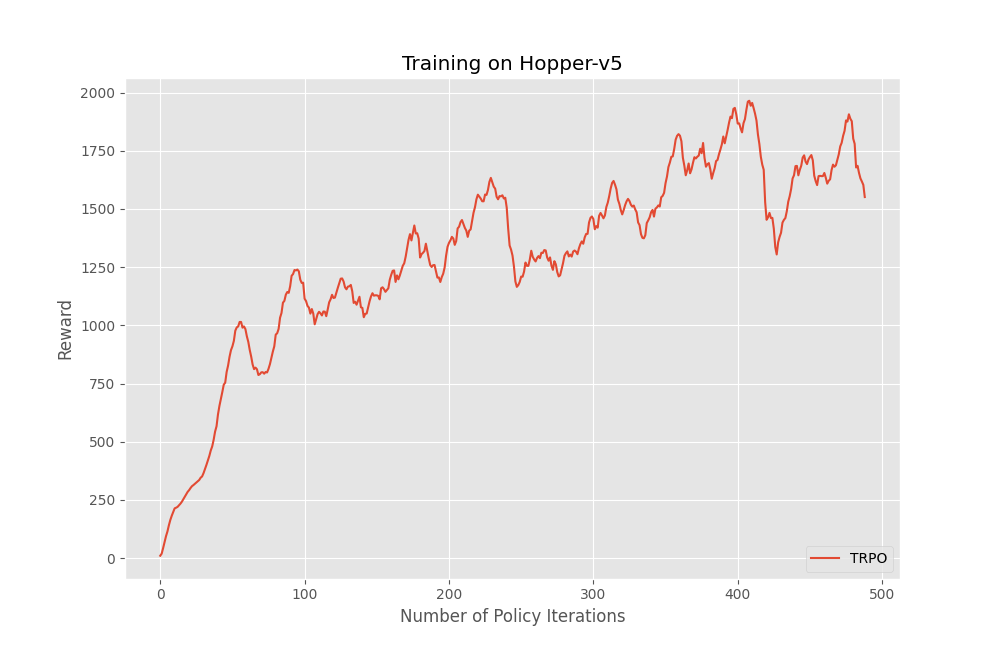

Write Python code to recreate this figure.
import os
import time
import json
import torch
import argparse
import numpy as np
import gymnasium as gym
from tqdm import trange
from datetime import datetime
from collections import deque

import matplotlib.pyplot as plt
from torch.nn import functional as F
from torch.optim import Adam

def safemean(xs):
    return np.nan if len(xs) == 0 else np.mean(xs)

def set_flat_params_to(params, flat_params):
    prev_ind = 0
    for param in params:
        flat_size = int(np.prod(list(param.size())))
        param.data.copy_(flat_params[prev_ind:prev_ind + flat_size].view(param.size()))
        prev_ind += flat_size

# 1. 调整网络结构以匹配 Hopper 参数
class MlpActorCritic(torch.nn.Module):
    def __init__(self, obs_space, act_space):
        super().__init__()
        self.obs_dim = obs_space.shape[0]
        # 将隐藏层大小改为 50
        hidden_size = 50
        self.actor_mean = torch.nn.Sequential(
            torch.nn.Linear(self.obs_dim, hidden_size),
            torch.nn.Tanh(),
            torch.nn.Linear(hidden_size, hidden_size),
            torch.nn.Tanh(),
            torch.nn.Linear(hidden_size, act_space.shape[0])
        )
        self.actor_log_std = torch.nn.Parameter(torch.zeros(act_space.shape[0]))
        self.critic = torch.nn.Sequential(
            torch.nn.Linear(self.obs_dim, hidden_size),
            torch.nn.Tanh(),
            torch.nn.Linear(hidden_size, hidden_size),
            torch.nn.Tanh(),
            torch.nn.Linear(hidden_size, 1)
        )

    def forward(self, obs):
        obs = obs.view(-1, self.obs_dim)
        mean = self.actor_mean(obs)
        std = torch.exp(self.actor_log_std)
        dist = torch.distributions.Normal(mean, std)
        value = self.critic(obs).squeeze(-1)
        return dist, value

class Runner:
    def __init__(self, env, model, nsteps, gamma, lam, device):
        self.env = env
        self.model = model
        self.nsteps = nsteps
        self.gamma = gamma
        self.lam = lam
        self.device = device
        self.obs = torch.zeros((self.nsteps + 1,) + self.env.observation_space.shape).to(device)
        self.actions = torch.zeros((self.nsteps,) + self.env.action_space.shape).to(device)
        self.rewards = torch.zeros(self.nsteps).to(device)
        self.dones = torch.zeros(self.nsteps).to(device)
        self.values = torch.zeros(self.nsteps + 1).to(device)
        self.current_obs, _ = self.env.reset()

    def run(self):
        epinfos = []
        for step in trange(self.nsteps, desc="Sampling", leave=False):
            current_obs_tensor = torch.tensor(self.current_obs, dtype=torch.float32).to(self.device)
            self.obs[step] = current_obs_tensor
            with torch.no_grad():
                dist, value = self.model(current_obs_tensor.unsqueeze(0))
                action = dist.sample()
            self.values[step] = value.squeeze(0)
            self.actions[step] = action.squeeze(0)
            action_np = action.squeeze(0).cpu().numpy()
            obs_next, reward, terminated, truncated, info = self.env.step(action_np)
            done = terminated or truncated
            self.rewards[step] = torch.tensor(reward, dtype=torch.float32).to(self.device)
            self.dones[step] = torch.tensor(done).to(self.device)
            self.current_obs = obs_next
            if done:
                epinfos.append({"r": info.get("episode", {}).get("r", 0), "l": info.get("episode", {}).get("l", 0)})
                self.current_obs, _ = self.env.reset()
        
        final_obs_tensor = torch.tensor(self.current_obs, dtype=torch.float32).to(self.device)
        self.obs[self.nsteps] = final_obs_tensor
        with torch.no_grad():
            _, last_value = self.model(final_obs_tensor.unsqueeze(0))
        self.values[self.nsteps] = last_value.squeeze(0)

        advs = torch.zeros_like(self.rewards)
        last_gae_lam = 0
        for t in reversed(range(self.nsteps)):
            delta = self.rewards[t] + self.gamma * self.values[t + 1] * (1.0 - self.dones[t]) - self.values[t]
            advs[t] = last_gae_lam = delta + self.gamma * self.lam * (1.0 - self.dones[t]) * last_gae_lam
        returns = advs + self.values[:-1]
        return self.obs[:-1], self.actions, advs, returns, epinfos

def learn(algo, actor_critic, env, device, log_dir, env_name,
          total_timesteps, nsteps, nminibatches, lam, gamma, noptepochs, lr, ent_coef, max_kl, log_interval):
    num_envs = 1
    timesteps_per_epoch = nsteps * num_envs
    epochs = total_timesteps // timesteps_per_epoch
    minibatch_size = timesteps_per_epoch // nminibatches
    runner = Runner(env=env, model=actor_critic, nsteps=nsteps, gamma=gamma, lam=lam, device=device)
    epinfobuf = deque(maxlen=100)

    def conjugate_gradient(fvp_fn, g, x, nsteps_cg=10, residual_tol=1e-10):
        r = g - fvp_fn(x)
        p = r.clone()
        rdotr = torch.dot(r, r)
        for i in range(nsteps_cg):
            z = fvp_fn(p)
            alpha = rdotr / (torch.dot(p, z) + 1e-8)
            x += alpha * p
            r -= alpha * z
            new_rdotr = torch.dot(r, r)
            if new_rdotr < residual_tol:
                break
            beta = new_rdotr / (rdotr + 1e-8)
            p = r + beta * p
            rdotr = new_rdotr
        return x

    tepochs = trange(epochs, desc='Epoch', leave=True)
    params_pi = list(actor_critic.actor_mean.parameters()) + [actor_critic.actor_log_std]
    params_v = list(actor_critic.critic.parameters())
    v_optimizer = Adam(params_v, lr=lr)
    make_flat = lambda x: torch.cat([p.contiguous().view(-1) for p in x if p is not None])
    get_flat_grad = lambda params: torch.cat([p.grad.contiguous().view(-1) for p in params if p.grad is not None])
    x_cg = None

    epoch_history = []
    rewards_history = []

    for epoch in tepochs:
        tstart = time.perf_counter()
        actor_critic.eval()
        obs, act, adv, ret, epinfos = runner.run()
        epinfobuf.extend(epinfos)
        with torch.no_grad():
            old_dist, _ = actor_critic(obs)
        adv = (adv - adv.mean()) / (adv.std() + 1e-8)

        def get_policy_loss_and_kl(current_dist):
            logp = current_dist.log_prob(act).sum(-1)
            old_logp = old_dist.log_prob(act).sum(-1)
            ratio = torch.exp(logp - old_logp)
            pi_loss = -(ratio * adv).mean()
            kl = torch.distributions.kl.kl_divergence(old_dist, current_dist).mean()
            return pi_loss, kl

        def fisher_vector_product(x):
            damping = 0.1
            new_dist, _ = actor_critic(obs)
            _, kl = get_policy_loss_and_kl(new_dist)
            kl_grads = torch.autograd.grad(kl, params_pi, create_graph=True)
            flat_kl_grads = make_flat(kl_grads)
            dot_prod = torch.dot(flat_kl_grads, x)
            fvp = torch.autograd.grad(dot_prod, params_pi)
            flat_fvp = make_flat(fvp)
            return flat_fvp + damping * x
        
        new_dist_for_grad, _ = actor_critic(obs)
        pi_loss_for_grad, _ = get_policy_loss_and_kl(new_dist_for_grad)
        entropy = new_dist_for_grad.entropy().mean()
        actor_critic.zero_grad()
        (pi_loss_for_grad - ent_coef * entropy).backward()
        g = get_flat_grad(params_pi).detach()
        if x_cg is None:
            x_cg = torch.zeros_like(g)
        step_dir = conjugate_gradient(fisher_vector_product, -g, x=x_cg).detach()
        x_cg = step_dir.clone()
        shs = 0.5 * torch.dot(step_dir, fisher_vector_product(step_dir))
        lm = torch.sqrt(shs / max_kl)
        full_step = step_dir / (lm + 1e-8)
        step_size = 1.0
        flat_params = make_flat(params_pi).detach()
        with torch.no_grad():
            pi_loss_old, _ = get_policy_loss_and_kl(old_dist)
        for _ in range(10):
            new_params = flat_params + full_step * step_size
            set_flat_params_to(params_pi, new_params)
            with torch.no_grad():
                new_dist, _ = actor_critic(obs)
                pi_loss_new, kl_new = get_policy_loss_and_kl(new_dist)
            if kl_new <= max_kl and pi_loss_new <= pi_loss_old:
                break
            step_size *= 0.5
        else:
            set_flat_params_to(params_pi, flat_params)

        actor_critic.train()
        inds = np.arange(timesteps_per_epoch)
        for _ in range(noptepochs):
            np.random.shuffle(inds)
            for start in range(0, timesteps_per_epoch, minibatch_size):
                end = start + minibatch_size
                mbinds = inds[start:end]
                _, values = actor_critic(obs[mbinds])
                v_loss = F.mse_loss(values, ret[mbinds])
                v_optimizer.zero_grad()
                v_loss.backward()
                v_optimizer.step()

        tnow = time.perf_counter()
        fps = int(timesteps_per_epoch / (tnow - tstart))
        if (epoch + 1) % log_interval == 0:
            mean_reward = safemean([epinfo['r'] for epinfo in epinfobuf])
            
            print(f"--- Epoch: {epoch} ---")
            print(f"Total Timesteps: {(epoch + 1) * timesteps_per_epoch}")
            print(f"Mean Reward (last 100 episodes): {mean_reward:.2f}")
            print(f"FPS: {fps}")
            print("-" * (15 + len(str(epoch))))

            epoch_history.append(epoch)
            rewards_history.append(mean_reward)
    
    if log_dir is not None:
        torch.save({'model_state_dict': actor_critic.state_dict()}, f'{log_dir}/model.ckpt')

    if epoch_history and rewards_history:
        print("\nTraining finished. Generating plot...")
        try:
            plt.style.use('ggplot')
            plt.figure(figsize=(10, 6.5))
            plt.plot(epoch_history, rewards_history, label='TRPO')
            plt.title(f'Training on {env_name}')
            plt.xlabel('Number of Policy Iterations')
            plt.ylabel('Reward')
            plt.legend(loc='lower right')
            plt.show()
        except Exception as e:
            print(f"Could not generate plot. Error: {e}")
            plt.style.use('default')
            plt.figure(figsize=(10, 6.5))
            plt.plot(epoch_history, rewards_history, label='TRPO')
            plt.title(f'Training on {env_name}')
            plt.xlabel('Number of Policy Iterations')
            plt.ylabel('Reward')
            plt.grid(True)
            plt.legend(loc='lower right')
            plt.show()

def train_fn(device_id):
    algo = 'trpo'
    # 2.更新环境名称
    env_name = 'Hopper-v5' 
    
    # 3.调整训练步数以匹配 Hopper 参数
    # 论文参数: 200 policy iterations, 1M sim steps per iter.
    policy_iterations = 200
    nsteps = 1000000        # Sim. steps per iter.
    total_timesteps = policy_iterations * nsteps # = 200,000,000
    
    # 保持不变的参数
    nminibatches = 32
    gamma = 0.99    
    lam = 0.95
    noptepochs = 10
    lr = 3e-4
    ent_coef = 0.0
    max_kl = 0.01    
    log_interval = 1
    
    time_now = datetime.now().strftime('%Y%m%d-%H%M%S')
    seed = 42
    torch.manual_seed(seed)
    np.random.seed(seed)
    log_dir = f"logs/{algo}_{env_name}_{time_now}_{seed}"
    os.makedirs(log_dir, exist_ok=True)
    
    print("创建环境中...")
    env = gym.make(env_name)
    env = gym.wrappers.RecordEpisodeStatistics(env)

    if torch.cuda.is_available():
        device = torch.device(f"cuda:{device_id}")
    else:
        device = torch.device("cpu")
    print(f'运行设备: {device}')

    actor_critic = MlpActorCritic(env.observation_space, env.action_space).to(device)
    
    kwargs = {k: v for k, v in locals().items() if k not in [
        'env', 'actor_critic', 'kwargs', 'device_id', 'log_dir', 'time_now', 'device'
    ]}
    with open(f"{log_dir}/hyperparameters.json", 'w') as f:
        json.dump(kwargs, f, indent=4)
    
    learn(algo=algo, actor_critic=actor_critic, env=env, device=device, log_dir=log_dir, env_name=env_name,
          total_timesteps=total_timesteps, nsteps=nsteps, nminibatches=nminibatches, 
          lam=lam, gamma=gamma, noptepochs=noptepochs, lr=lr, 
          ent_coef=ent_coef, max_kl=max_kl, log_interval=log_interval)

def main():
    # 4. 更新命令行描述
    parser = argparse.ArgumentParser(description='Train TRPO for Hopper-v5 based on paper parameters.')
    parser.add_argument('--device', type=int, default=0, help='GPU device ID to use.')
    args = parser.parse_args()
    train_fn(args.device)

if __name__ == '__main__':
    main()
